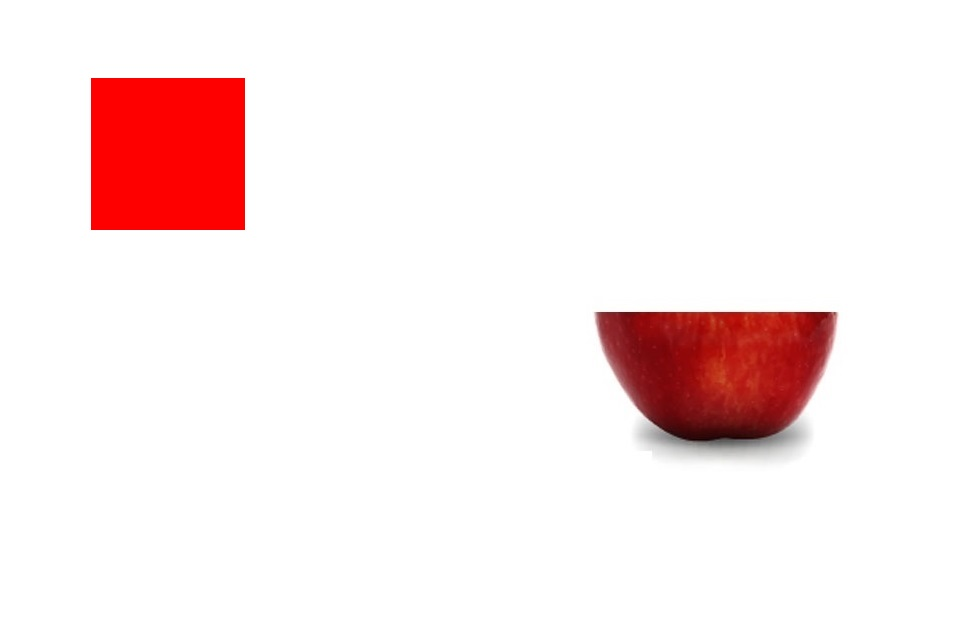
#> input picture volume_V.1/test_code/test1.jpg, 979 x 630 px
$ python detect_token.py   (older library calls are emulated)
#> lines starting #> are read from the running program, lines starting #| are printed output that depends on the picture; after the words box and inside, x2 and y2 are one past the last pixel; in counts of white or black regions, pixels touching at a corner belong together
# import the necessary packages
import numpy as np
import imutils
import cv2
import matplotlib.pyplot as plt

# define detection function
def sort_area(element):
    return(cv2.contourArea(element))

def detect_min(contours):
    Xcenter = list()
    for c in contours:
        M = cv2.moments(c)
        cx = int(M['m10']/M['m00'])
        Xcenter.append(cx)
    return min(Xcenter)

# load the image, convert it to grayscale, and blur it slightly
image = cv2.imread("test1.jpg")
#> image is the input picture: shape (630, 979, 3); mean B, G, R 235.5, 235.6, 250.1
gray = cv2.cvtColor(image, cv2.COLOR_BGR2GRAY)
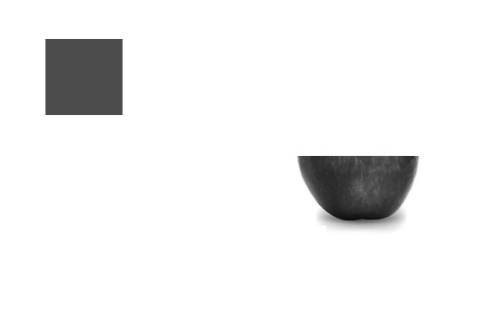
#> gray: shape (630, 979) (shown at 1/2 size); min 7, max 255, mean 239.9
gray = cv2.GaussianBlur(gray, (7, 7), 0)

# perform edge detection, then perform a dilation + erosion to
# close gaps in between object edges
edged = cv2.Canny(gray, 50, 100)
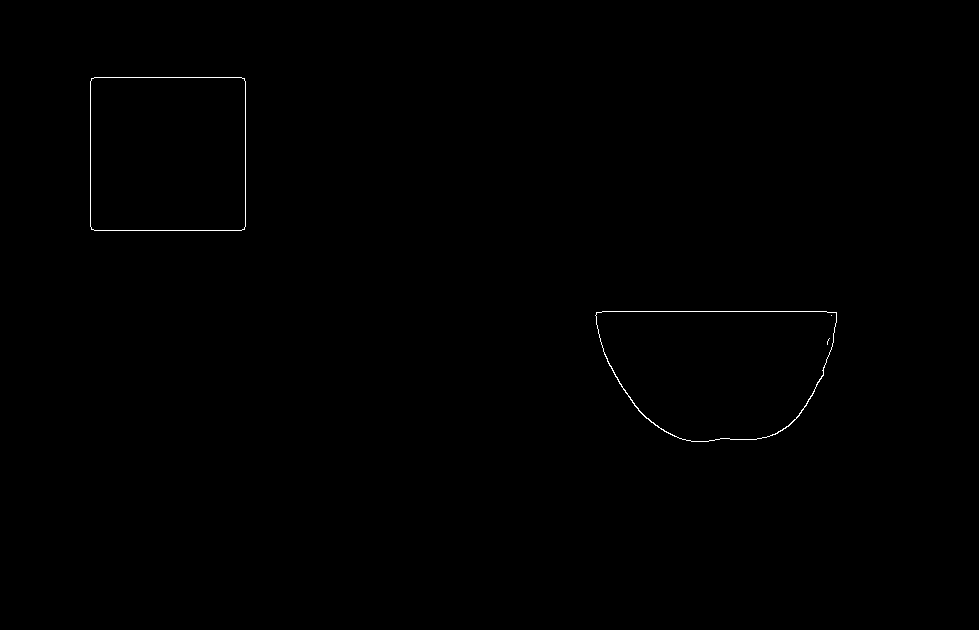
#> edged: shape (630, 979); 0.21% white in thin lines or dots, all inside (x1, y1, x2, y2) = (90, 77, 837, 442)
edged = cv2.dilate(edged, None, iterations=1)
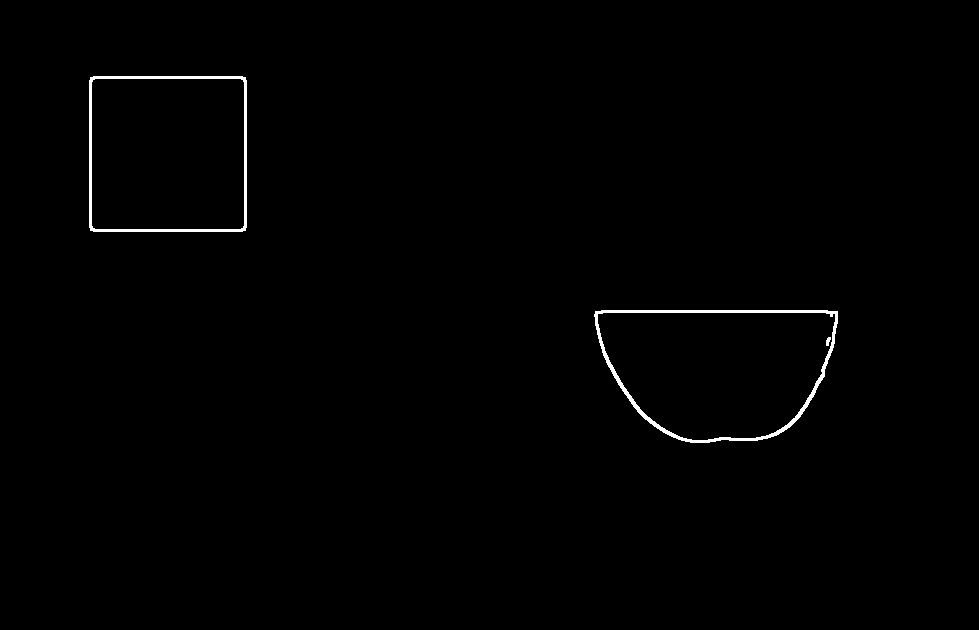
#> edged: shape (630, 979); 0.66% white; 3 white regions, box (x1, y1, x2, y2) and area: (594, 310, 838, 443) 2199, (89, 76, 247, 232) 1840, (826, 337, 831, 346) 31
edged = cv2.erode(edged, None, iterations=1)

# find contours in the edge map
cnts = cv2.findContours(edged.copy(),cv2.RETR_EXTERNAL,cv2.CHAIN_APPROX_NONE)
#> cnts = 2 contours; box (x1, y1, x2, y2) and area: (595, 311, 837, 442) 24938, (90, 77, 246, 231) 23691
cnts = cnts[0] if imutils.is_cv2() else cnts[1]


# classify contours
ref_object = detect_min(cnts)
#> the loop in detect_min, `for c in contours:` made 2 passes
#> cx on passes 1 to 2: 717, 167
#> after the loop in detect_min, `for c in contours:`: Xcenter = [717, 167]
#> ref_object = 167
for c in cnts:
    M = cv2.moments(c)
    cx = int(M['m10']/M['m00'])
    if cx == ref_object:
        cv2.drawContours(image, [c], 0, (255, 0, 0), 2) # blue for ref. object
    else:
        cv2.drawContours(image, [c], 0, (0, 255, 0), 2) # green for normal objects
#> this loop made 2 passes
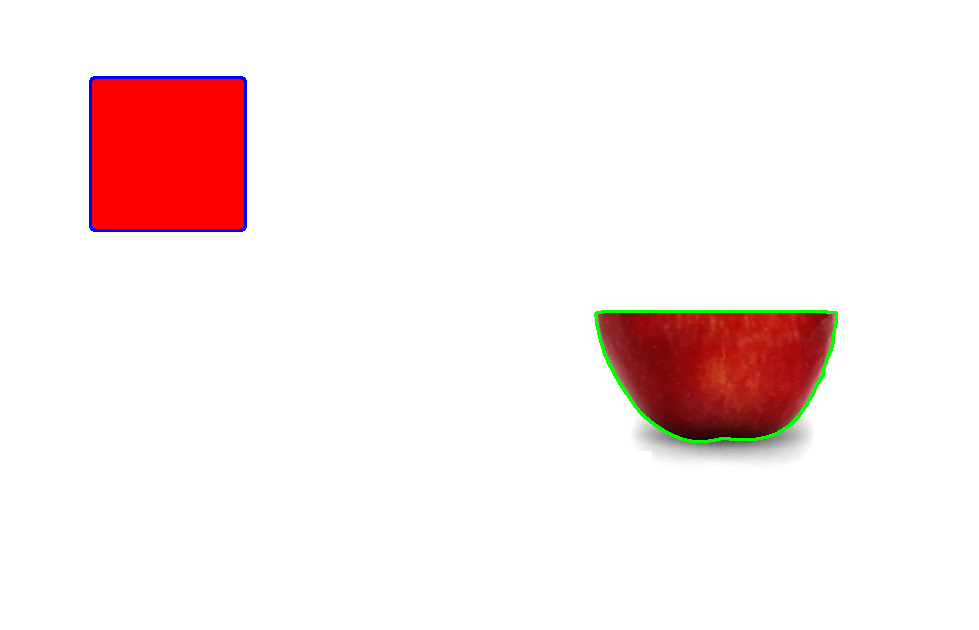
#> image: shape (630, 979, 3); 0.64% of pixels changed, all inside (x1, y1, x2, y2) = (89, 76, 838, 443)


# draw the output image
plt.axis("off")
plt.imshow(cv2.cvtColor(image, cv2.COLOR_BGR2RGB))
plt.show()

$ run again, with volume_V.1/test_code/test3.jpg copied over volume_V.1/test_code/test1.jpg
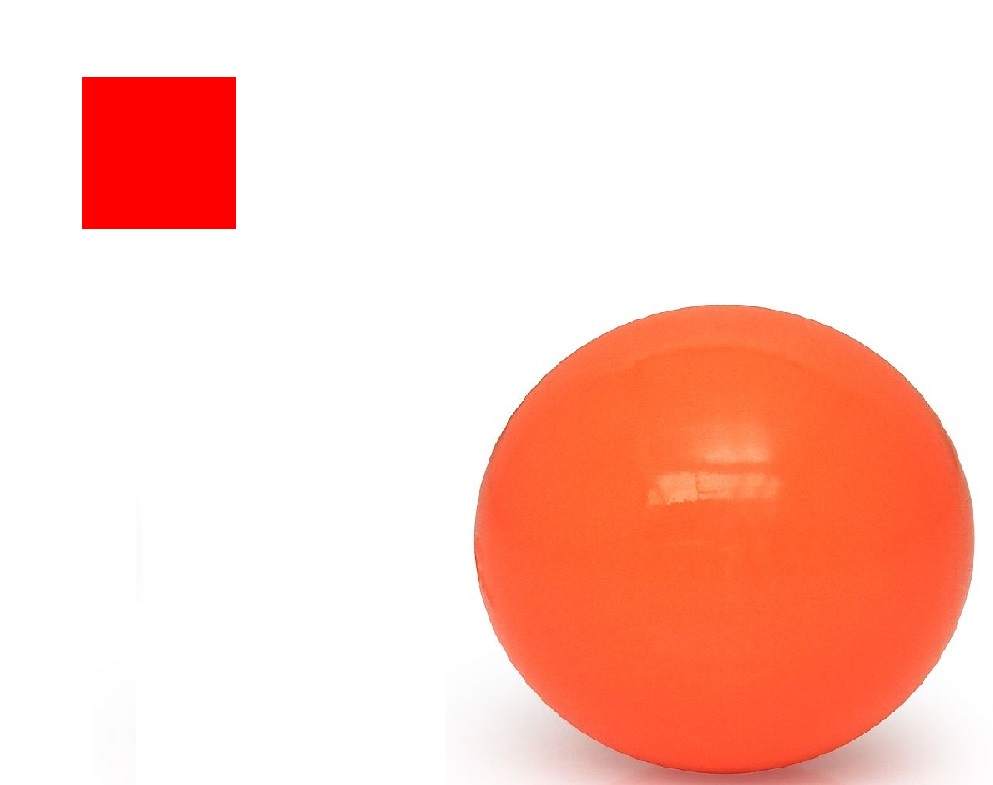
#> input picture volume_V.1/test_code/test3.jpg, 993 x 785 px
#> image is the input picture: shape (785, 993, 3); mean B, G, R 198.8, 209.2, 253.5
#> `edged = cv2.dilate(edged, None, iterations=1)`:
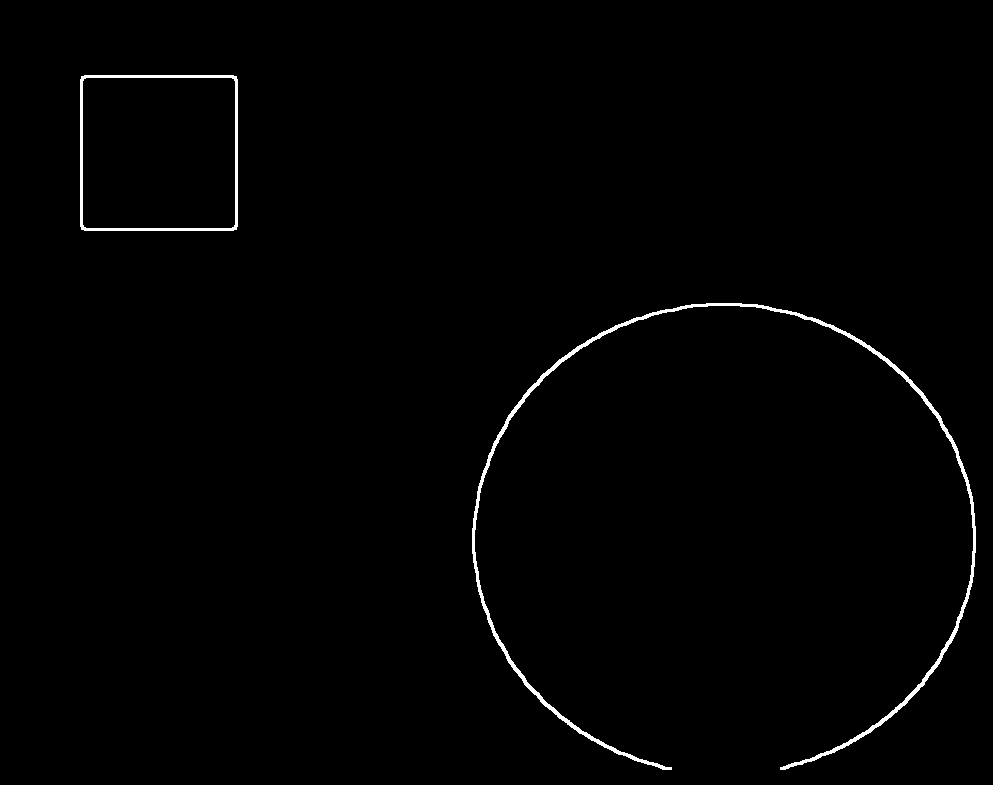
#> edged: shape (785, 993); 0.92% white; 2 white regions
#> cnts = 2 contours; box (x1, y1, x2, y2) and area: (81, 76, 237, 230) 23691, (473, 304, 975, 769) 408
#> the loop in detect_min, `for c in contours:` made 2 passes
#> cx on passes 1 to 2: 724, 158
#> after the loop in detect_min, `for c in contours:`: Xcenter = [724, 158]
#> ref_object = 158
#> the loop `for c in cnts:` made 2 passes
#> after the loop `for c in cnts:`:
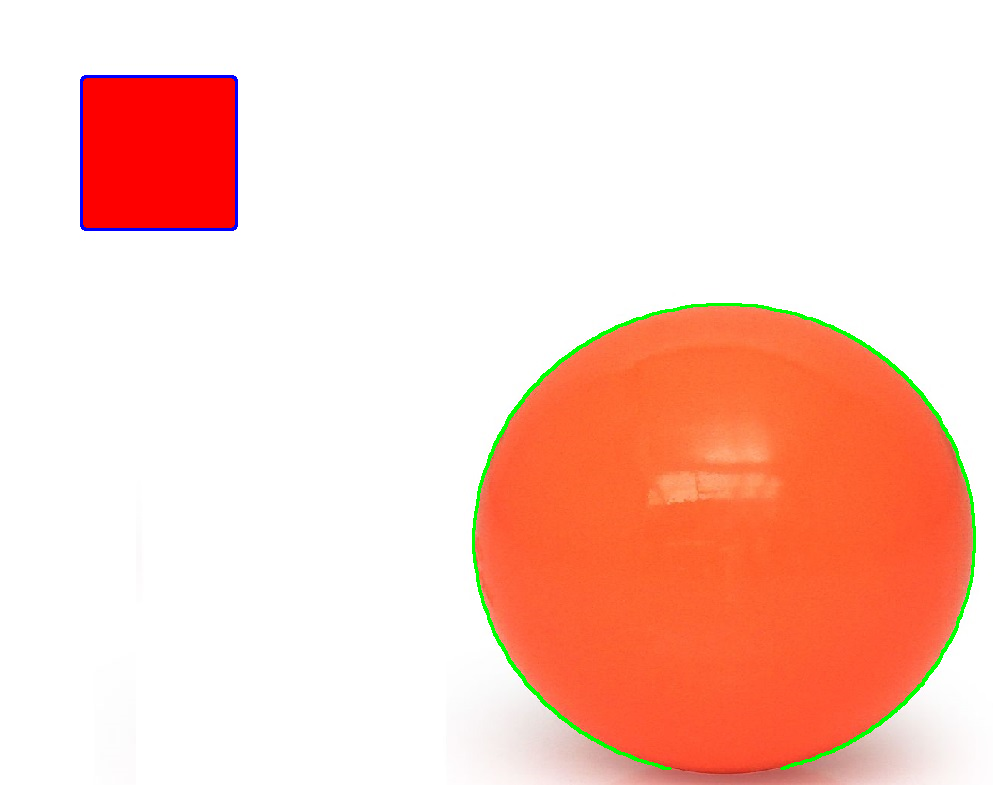
#> image: shape (785, 993, 3); 0.92% of pixels changed, all inside (x1, y1, x2, y2) = (80, 75, 976, 770)
